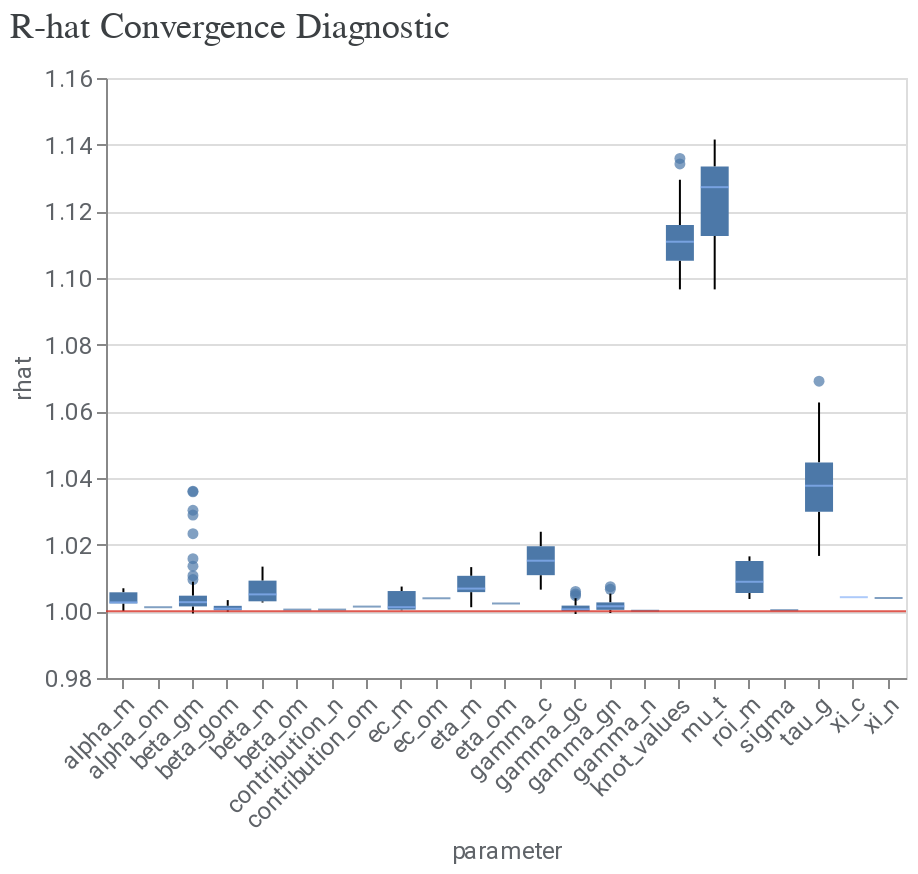

Source (notebook cell):
### Markdown cell above
To further assess convergence and model fit, you can use the methods from `visualizer` module.

1\. Assess convergence. Run the following code to generate r-hat statistics. R-hat close to 1.0 indicate convergence. R-hat < 1.2 indicates approximate convergence and is a reasonable threshold for many problems.

### Code cell
model_diagnostics = visualizer.ModelDiagnostics(mmm)
model_diagnostics.plot_rhat_boxplot()

### Figure 1 — Vega-Lite specification as saved in the notebook (floating-point values rounded to 4 significant figures; data arrays with more than 128 entries replaced by an {"elided": "..."} marker saying what was removed)
{"config": {"view": {"continuousWidth": 300, "continuousHeight": 300}, "axis": {"labelColor": "#5F6368", "labelFont": "Roboto", "labelFontSize": 12, "titleColor": "#5F6368", "titleFont": "Roboto", "titleFontSize": 12, "titleFontWeight": "normal"}}, "layer": [{"data": {"name": "data-3f4051d96fd78c9147cf663c1b3ec579"}, "mark": {"type": "boxplot", "median": {"color": "#8AB4F8"}, "outliers": {"filled": true}}, "encoding": {"x": {"axis": {"labelAngle": -45}, "field": "parameter", "type": "nominal"}, "y": {"field": "rhat", "scale": {"zero": false}, "type": "quantitative"}}}, {"data": {"name": "empty"}, "mark": {"type": "rule", "color": "#D93025", "opacity": 0.8}, "encoding": {"y": {"datum": 1}}}], "title": {"text": "R-hat Convergence Diagnostic", "anchor": "start", "color": "#3C4043", "font": "Google Sans Display", "fontSize": 18, "fontWeight": "normal", "offset": 10}, "width": 400, "$schema": "https://vega.github.io/schema/vega-lite/v5.20.1.json", "datasets": {"data-3f4051d96fd78c9147cf663c1b3ec579": {"elided": "657 records"}, "empty": [{}]}}
